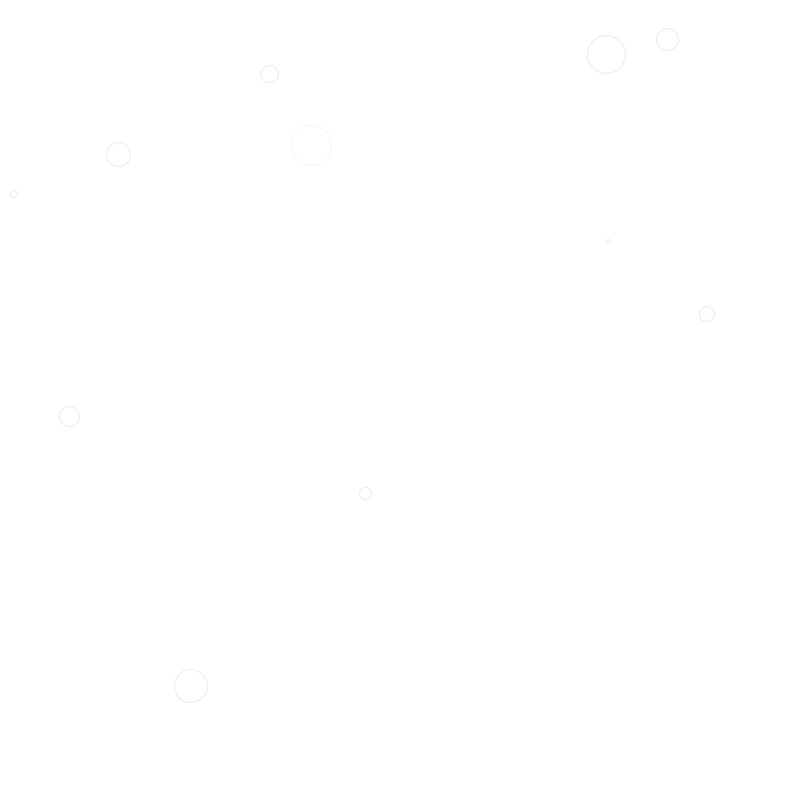
Frame 1 (no input)
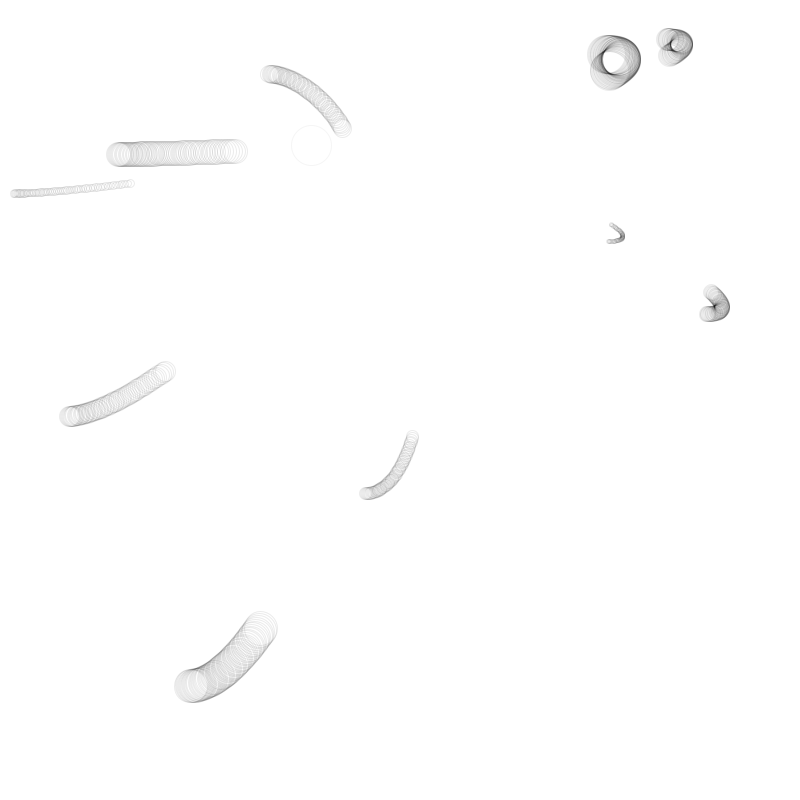
Frame 60 (the mouse pressed at the canvas centre just before this capture)
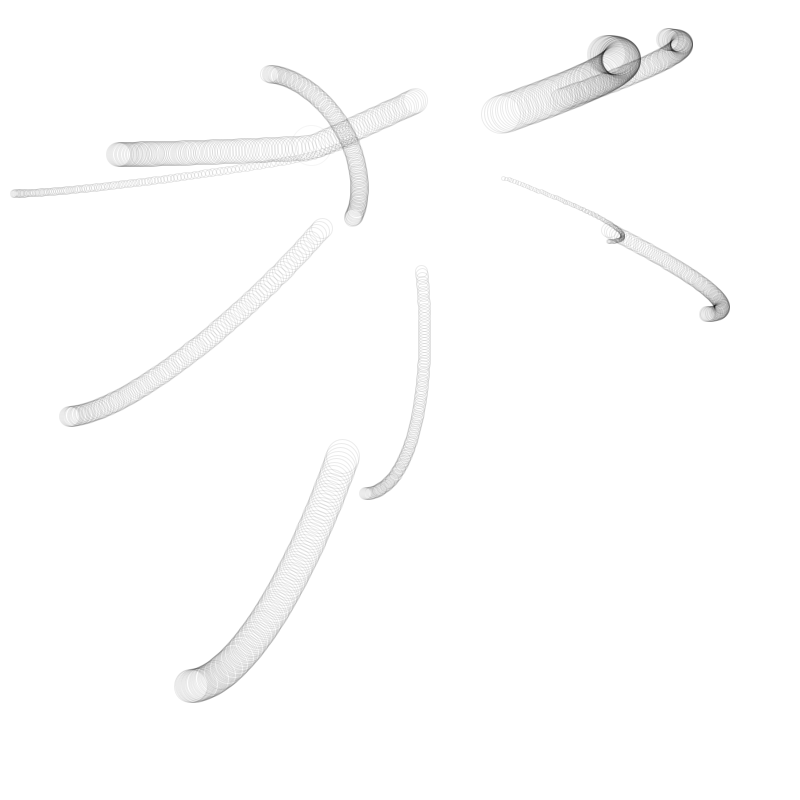
Frame 120 (the mouse held since frame 60 and released just before this capture)

The Processing sketch that drew these frames (run headless with seeded random() and noise(); from frame 60 on, the mouse is pressed at the canvas centre):

// Processing sketch: Particle_Attraction
// ── Particle_Attraction.pde
Mover[] movers = new Mover[10];

Attractor a;

void setup() {
  size(800, 800);
  smooth();
  background(255);
  for (int i = 0; i < movers.length; i++) {
    movers[i] = new Mover(random(0.1, 2), random(width), random(height));
  }
  a = new Attractor();
  a.display();
}

void draw() {
  for (int i = 0; i < movers.length; i++) {
    PVector force = a.attract(movers[i]);
    movers[i].applyForce(force);

    movers[i].update();
    movers[i].display();
  }
}

// ── Attractor.pde
class Attractor {
  float mass;    
  float G;       
  PVector location;   

  Attractor() {
    location = new PVector(random(width), random(height));
    mass = 20;
    G = 1;
  }

  PVector attract(Mover m) {
    PVector force = PVector.sub(location, m.location);   
    float d = force.mag();                              
    d = constrain(d, 5.0, 25.0);                        
    force.normalize();                                 
    float strength = (G * mass * m.mass) / (d * d);      
    force.mult(strength);                                  
    return force;
  }


  void display() {
    ellipseMode(CENTER);
    stroke(0, 0, 0, 10);
    strokeWeight(1);
    noFill();
    ellipse(location.x, location.y, mass*2, mass*2);
  }

}

// ── Mover.pde
class Mover {

  PVector location;
  PVector velocity;
  PVector acceleration;
  float mass;

  Mover(float m, float x, float y) {
    mass = m;
    location = new PVector(random(width), random(height));
    velocity = new PVector(1, 0);
    acceleration = new PVector(0, 0);
  }

  void applyForce(PVector force) {
    PVector f = PVector.div(force, mass);
    acceleration.add(f);
  }

  void update() {
    velocity.add(acceleration);
    location.add(velocity);
    acceleration.mult(0);
  }

  void display() {
    stroke(0,0,0,20);
    strokeWeight(1);
    noFill();
    ellipse(location.x, location.y, mass*25, mass*25);
  }
}
